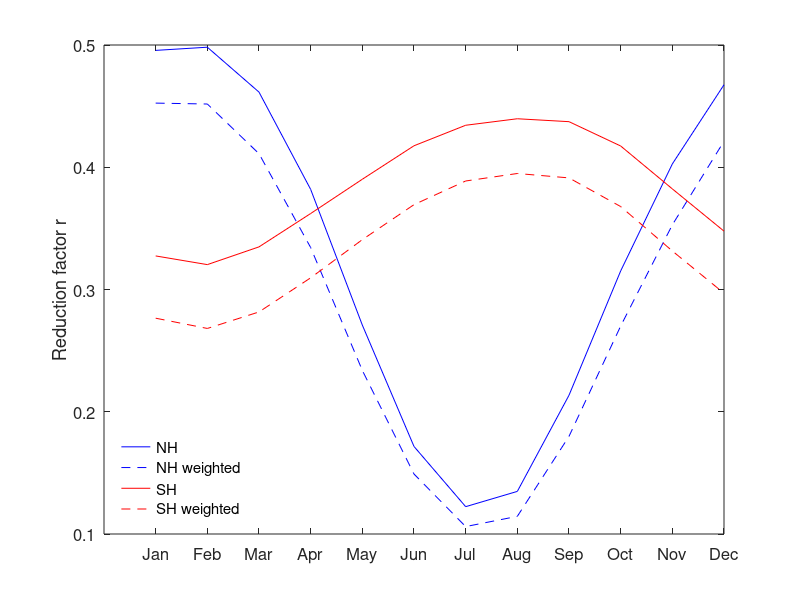
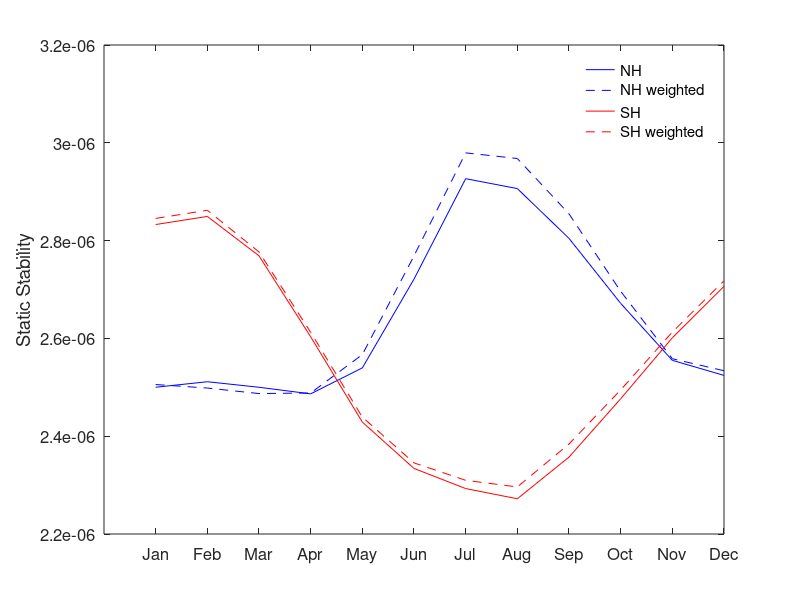
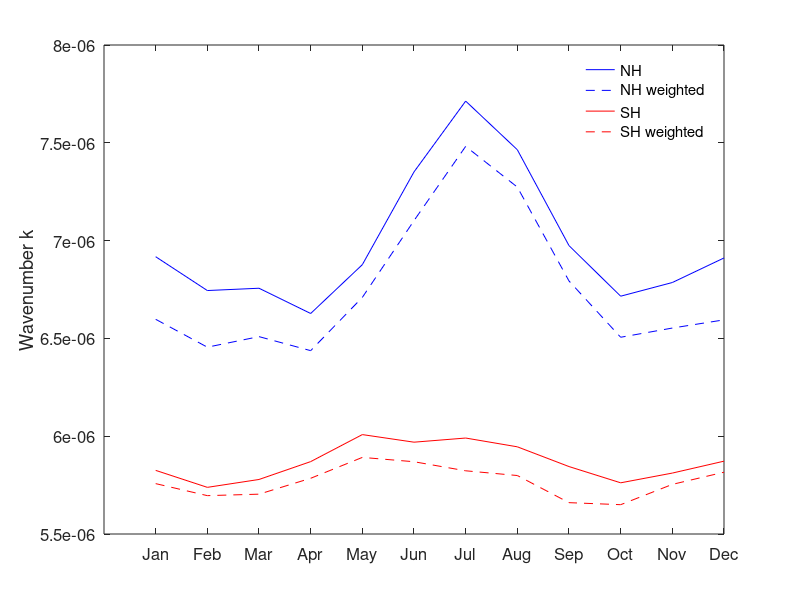
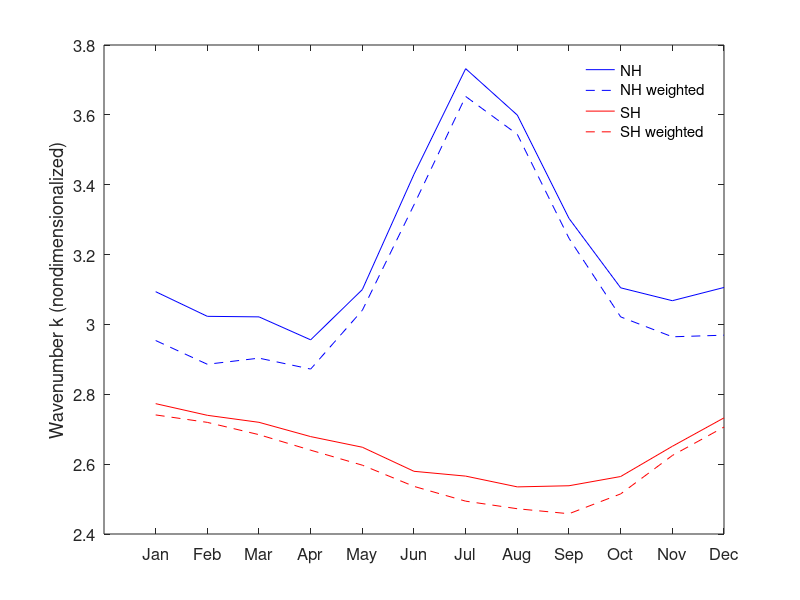

The MATLAB source for these figures, in order:
% compare cos-weighted r, S and k values

close all; clear;

% non weighted

% % era5
% load('data_theory/theory_NH_dec7th.mat');
% load('data_theory/theory_SH_dec7th.mat');

load('data_theory/theory_era5_NH_coarse_grained_july_5th.mat');
load('data_theory/theory_era5_SH_coarse_grained_july_5th.mat');

% % erai
% load('data_theory/theory_erai_NH_april29th.mat');
% load('data_theory/theory_erai_SH_april29th.mat');

% % ncep2
% load('data_theory/theory_ncep2_NH_april29th.mat');
% load('data_theory/theory_ncep2_SH_april29th.mat');

r_500_NH_nw = r_500_NH;
r_500_SH_nw = r_500_SH;

S_500_NH_nw = S_500_NH;
S_500_SH_nw = S_500_SH;

k_500_NH_nw = k_NH_500;
k_500_SH_nw = k_SH_500;

dp = 800*1e2;
f = 1e-4;

LD_NH_500 = sqrt(S_500_NH)*dp/f;
LD_NH_500 = LD_NH_500/sqrt(2); % due to our choice of nondimensionalization
LD_NH_500_nw = 0.5*LD_NH_500; % because our H is the layer and not the tropospheric height

LD_SH_500 = sqrt(S_500_SH)*dp/f; 
LD_SH_500 = LD_SH_500/sqrt(2); % due to our choice of nondimensionalization
LD_SH_500_nw = 0.5*LD_SH_500; % because our H is the layer not the tropospheric height

% weighted

% era5
% load('data_theory/theory_NH_july10th_weighted.mat');
% load('data_theory/theory_SH_july10th_weighted.mat');

load('data_theory/theory_era5_NH_coarse_grained_july_12th_res_1p25_weighted.mat');
load('data_theory/theory_era5_SH_coarse_grained_july_12th_res_1p25_weighted.mat');



% erai

% load('data_theory/theory_erai_NH_july12th_weighted.mat');
% load('data_theory/theory_erai_SH_july12th_weighted.mat');


%ncep2
%load('data_theory/theory_ncep2_NH_july12th_weighted.mat');
%load('data_theory/theory_ncep2_SH_july12th_weighted.mat');


r_500_NH_w = r_500_NH;
r_500_SH_w = r_500_SH;

S_500_NH_w = S_500_NH;
S_500_SH_w = S_500_SH;

k_500_NH_w = k_NH_500;
k_500_SH_w = k_SH_500;

dp = 800*1e2;
f = 1e-4;

LD_NH_500 = sqrt(S_500_NH)*dp/f;
LD_NH_500 = LD_NH_500/sqrt(2); % due to our choice of nondimensionalization
LD_NH_500_w = 0.5*LD_NH_500; % because our H is the layer and not the tropospheric height

LD_SH_500 = sqrt(S_500_SH)*dp/f; 
LD_SH_500 = LD_SH_500/sqrt(2); % due to our choice of nondimensionalization
LD_SH_500_w = 0.5*LD_SH_500; % because our H is the layer not the tropospheric height



% make plots

figure

plot(r_500_NH_nw,'b'); hold on;
plot(r_500_NH_w,'b--'); hold on;
plot(r_500_SH_nw,'r'); hold on;
plot(r_500_SH_w,'r--');
ylabel('Reduction factor r')
set(gca,'FontSize',12);
legend('NH','NH weighted','SH','SH weighted','Location','SouthWest'); legend boxoff;
set(gca,'xtick',1:12,...
 'xticklabel',{'Jan','Feb','Mar','Apr','May','Jun','Jul','Aug','Sep','Oct','Nov','Dec'})
set(gca,'Fontsize',12)

figure

plot(S_500_NH_nw,'b'); hold on;
plot(S_500_NH_w,'b--'); hold on;
plot(S_500_SH_nw,'r'); hold on;
plot(S_500_SH_w,'r--');
set(gca,'FontSize',12);
ylabel('Static Stability')
legend('NH','NH weighted','SH','SH weighted'); legend boxoff;
set(gca,'xtick',1:12,...
 'xticklabel',{'Jan','Feb','Mar','Apr','May','Jun','Jul','Aug','Sep','Oct','Nov','Dec'})
set(gca,'Fontsize',12)

figure

plot(k_500_NH_nw,'b'); hold on;
plot(k_500_NH_w,'b--'); hold on;
plot(k_500_SH_nw,'r'); hold on;
plot(k_500_SH_w,'r--');
set(gca,'FontSize',12);
ylabel('Wavenumber k')
legend('NH','NH weighted','SH','SH weighted'); legend boxoff;
set(gca,'xtick',1:12,...
 'xticklabel',{'Jan','Feb','Mar','Apr','May','Jun','Jul','Aug','Sep','Oct','Nov','Dec'})
set(gca,'Fontsize',12)

figure

plot(k_500_NH_nw.*LD_NH_500_nw,'b'); hold on;
plot(k_500_NH_w.*LD_NH_500_w,'b--'); hold on;
plot(k_500_SH_nw.*LD_SH_500_nw,'r'); hold on;
plot(k_500_SH_w.*LD_SH_500_nw,'r--');
set(gca,'FontSize',12);
ylabel('Wavenumber k (nondimensionalized)')
legend('NH','NH weighted','SH','SH weighted'); legend boxoff;
set(gca,'xtick',1:12,...
 'xticklabel',{'Jan','Feb','Mar','Apr','May','Jun','Jul','Aug','Sep','Oct','Nov','Dec'})
set(gca,'Fontsize',12)




